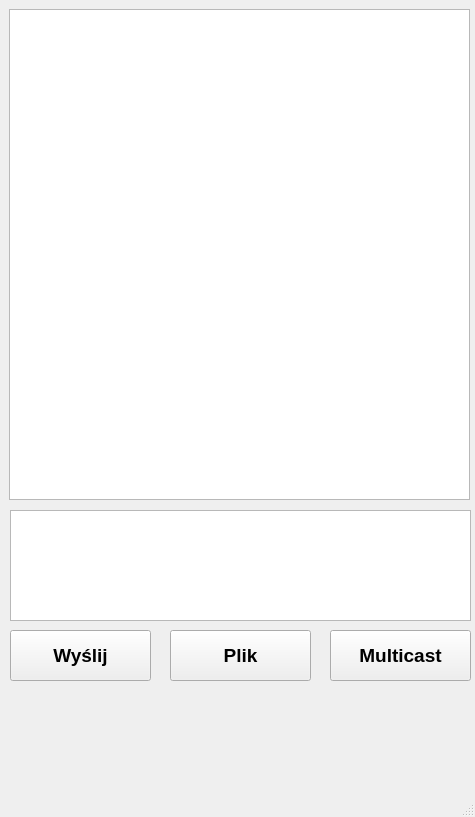
<?xml version="1.0" encoding="UTF-8"?>
<ui version="4.0">
 <class>MainWindow</class>
 <widget class="QMainWindow" name="MainWindow">
  <property name="geometry">
   <rect>
    <x>0</x>
    <y>0</y>
    <width>475</width>
    <height>817</height>
   </rect>
  </property>
  <property name="windowTitle">
   <string>MainWindow</string>
  </property>
  <widget class="QWidget" name="centralwidget">
   <widget class="QPushButton" name="pushButton">
    <property name="geometry">
     <rect>
      <x>10</x>
      <y>630</y>
      <width>141</width>
      <height>51</height>
     </rect>
    </property>
    <property name="font">
     <font>
      <pointsize>14</pointsize>
      <weight>75</weight>
      <bold>true</bold>
     </font>
    </property>
    <property name="text">
     <string>Wyślij</string>
    </property>
   </widget>
   <widget class="QPushButton" name="pushButton_2">
    <property name="geometry">
     <rect>
      <x>170</x>
      <y>630</y>
      <width>141</width>
      <height>51</height>
     </rect>
    </property>
    <property name="font">
     <font>
      <pointsize>14</pointsize>
      <weight>75</weight>
      <bold>true</bold>
     </font>
    </property>
    <property name="text">
     <string>Plik</string>
    </property>
   </widget>
   <widget class="QPushButton" name="pushButton_3">
    <property name="geometry">
     <rect>
      <x>330</x>
      <y>630</y>
      <width>141</width>
      <height>51</height>
     </rect>
    </property>
    <property name="font">
     <font>
      <pointsize>14</pointsize>
      <weight>75</weight>
      <bold>true</bold>
     </font>
    </property>
    <property name="text">
     <string>Multicast</string>
    </property>
   </widget>
   <widget class="QPlainTextEdit" name="plainTextEdit">
    <property name="geometry">
     <rect>
      <x>10</x>
      <y>510</y>
      <width>461</width>
      <height>111</height>
     </rect>
    </property>
   </widget>
   <widget class="QScrollArea" name="scrollArea">
    <property name="geometry">
     <rect>
      <x>9</x>
      <y>9</y>
      <width>461</width>
      <height>491</height>
     </rect>
    </property>
    <property name="widgetResizable">
     <bool>true</bool>
    </property>
    <widget class="QWidget" name="scrollAreaWidgetContents">
     <property name="geometry">
      <rect>
       <x>0</x>
       <y>0</y>
       <width>459</width>
       <height>489</height>
      </rect>
     </property>
     <widget class="QWidget" name="verticalLayoutWidget">
      <property name="geometry">
       <rect>
        <x>-1</x>
        <y>-1</y>
        <width>461</width>
        <height>491</height>
       </rect>
      </property>
      <layout class="QVBoxLayout" name="verticalLayout">
       <item>
        <widget class="QGraphicsView" name="graphicsView"/>
       </item>
      </layout>
     </widget>
    </widget>
   </widget>
  </widget>
  <widget class="QStatusBar" name="statusbar"/>
 </widget>
 <resources/>
 <connections/>
</ui>
